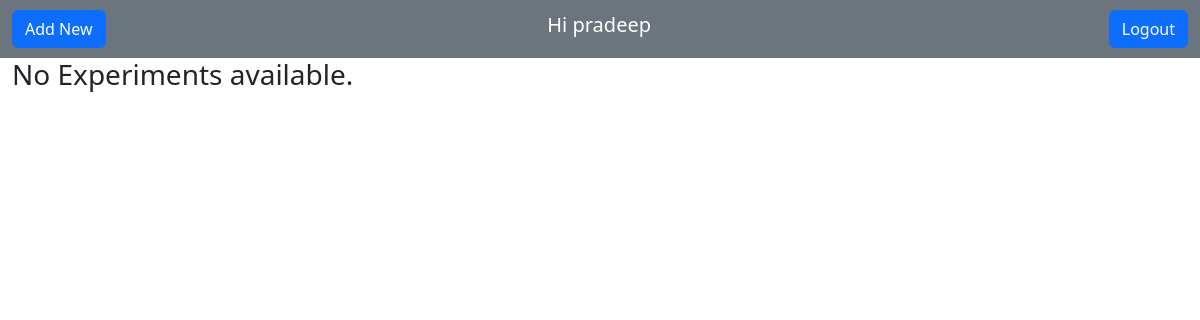
Page /exp-admin (signed in) on the earlier database version.
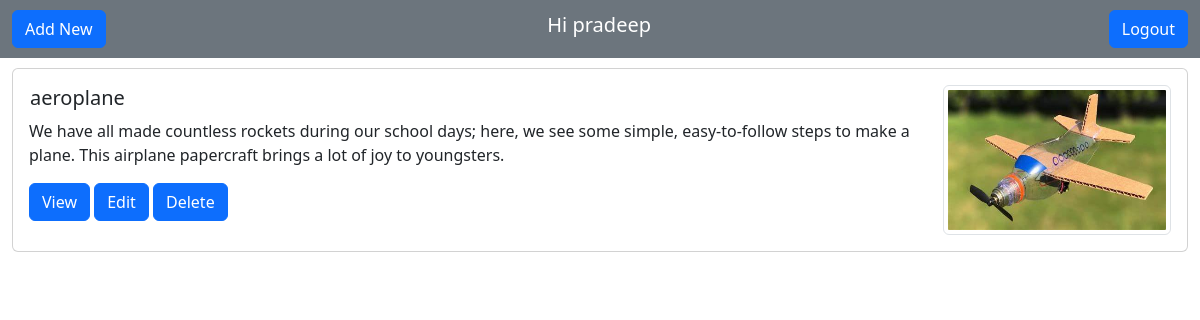
Same page on the later database version.
### diy/models.py (models this page shows, shortened)
class Experiments(models.Model):
    user = models.ForeignKey(
        User, on_delete=models.CASCADE, null=True, blank=True)
    exp_name = models.CharField(blank=False, max_length=100)
    description = models.TextField(blank=False, null=False)
    difficulty = models.IntegerField(blank=False)
    subject = models.CharField(blank=False, max_length=100)
    image = models.ImageField(upload_to='images/')
    safety = models.TextField(blank=False)
    claps = models.IntegerField(null=True, blank=True,default=1)
    steps = models.TextField(blank=True)
    class Meta:
        order_with_respect_to = 'user'

### diy/views.py (the view)
# urls.py: path("exp-admin", ExpList.as_view(), name="exp_list"),
class ExpList(LoginRequiredMixin, ListView):
    model = Experiments
    context_object_name= "exp_list"
    template_name = "diy/experiments_list.html"
    def get_context_data(self, **kwargs):
        context = super().get_context_data(**kwargs)
        context['exp_list'] = context['exp_list'].filter(user=self.request.user)
        return context

### diy/templates/diy/experiments_list.html (shortened to what this page needs)
<!DOCTYPE html>
<html lang="en">
<head>
    <link rel="stylesheet" href="https://cdn.jsdelivr.net/npm/bootstrap@5.2.0/dist/css/bootstrap.min.css">
</head>
<body>
    <nav class="navbar navbar-expand-lg bg-secondary">
        <div class="container-fluid">
                <a class="btn btn-primary text-bg-primary display-8" href="{% url 'experiment_create' %}" style="text-decoration:none ;">Add New</a>
            {% if request.user.is_authenticated %}
                <div class="navbar-brand h2 display-7" style="color: white;">Hi {{request.user}} {{color}}</div>
                    <a class="btn btn-primary justify-content-end text-bg-primary display-8" href="{% url 'logout' %}" style="text-decoration:none ;">Logout</a>
            {% else %}
                    <a class="btn btn-primary ustify-content-end text-bg-primary display-8" href="{% url 'login' %}" style="text-decoration:none ;">Login</a>
            {% endif %}
        </div>
    </nav>
    <div class="container-fluid">
        {% for exp in exp_list %}
        <div class="card" style="width: 100%; margin-top:10px; margin-bottom: 10px;">
            <div class="card-body">
                <table>
                    <thead>
                        <tr>
                            <th><h5 class="card-title">{{exp.exp_name}}</h5></th>
                        </tr>
                        <tr>
                            <img src="{{ exp.image.url }}" class="img-fluid img-thumbnail" style="width: 20%; height: 150px; float: right;" />
                        </tr>
                    </thead>
                </table>
                <p class="card-text">{{exp.description}}</p>
                <a class="btn btn-primary" href="{% url 'experiment' exp.id%}">View</a>
                <a class="btn btn-primary" href="{% url 'experiment_update' exp.id%}">Edit</a>
                <a class="btn btn-primary" href="{% url 'experiment_delete' exp.id%}">Delete</a>
            </div>
        </div>
        {% empty %}
        <h3>No Experiments available.</h3>
    {% endfor %}
    </div>
</body>
</html>

Differences in the rows shown:
added Experiments: exp_name "aeroplane", image (picture), description "We have all made countless rockets during our school days; here, we see some simple, easy-to-follow steps to make a plane. This airplane papercraft brings a lot of joy to youngsters."
Other differences:
text no longer shown: "No Experiments available."
